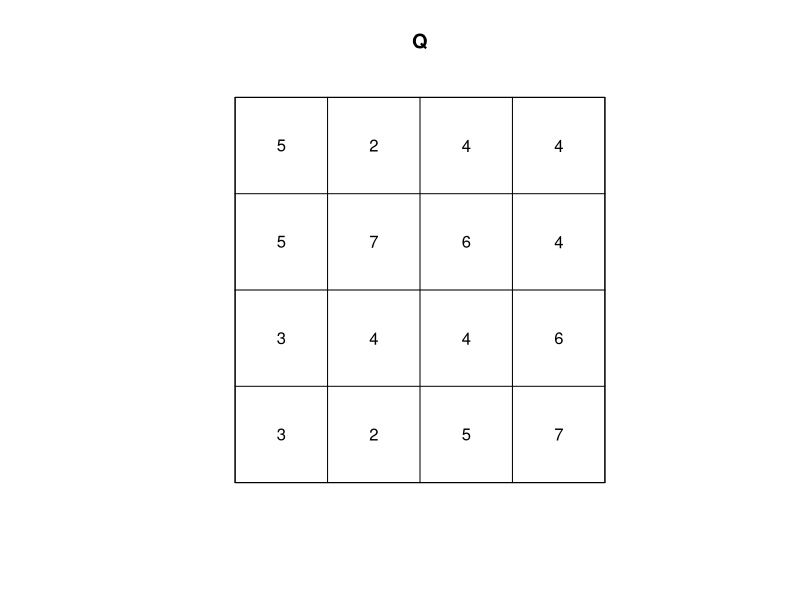
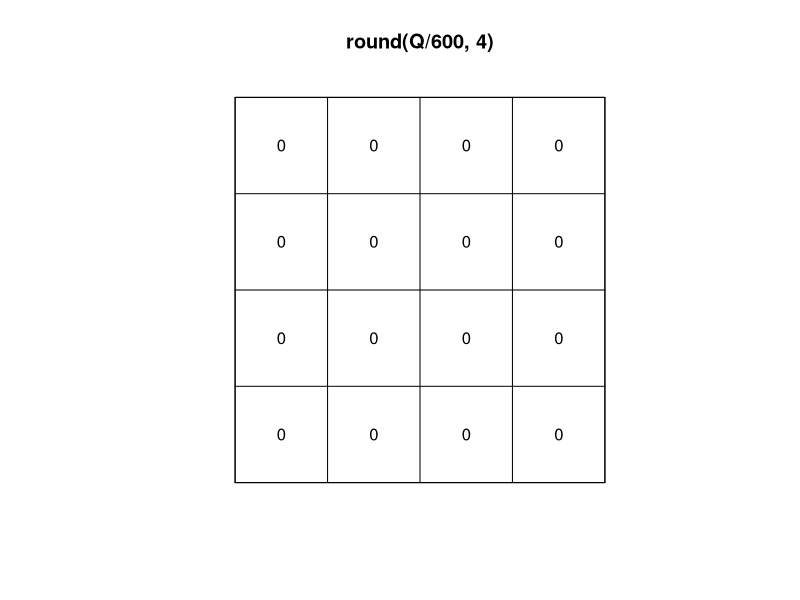
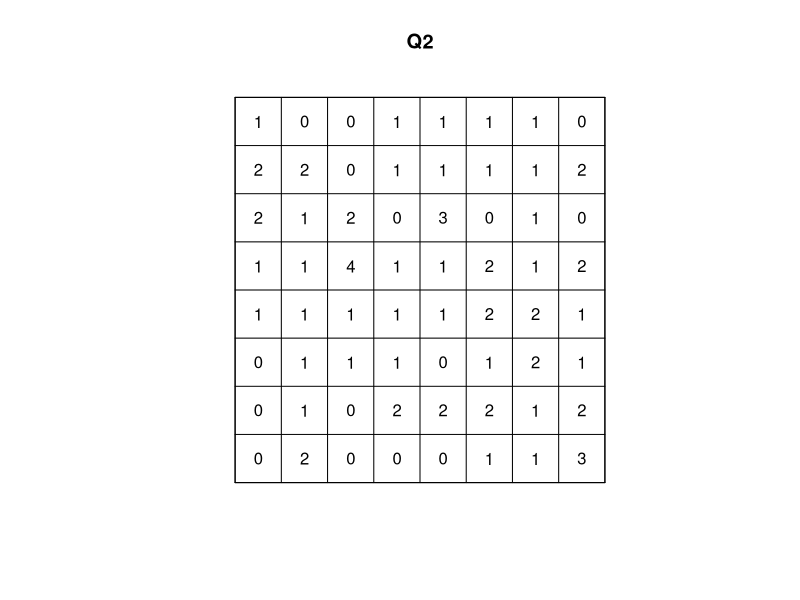
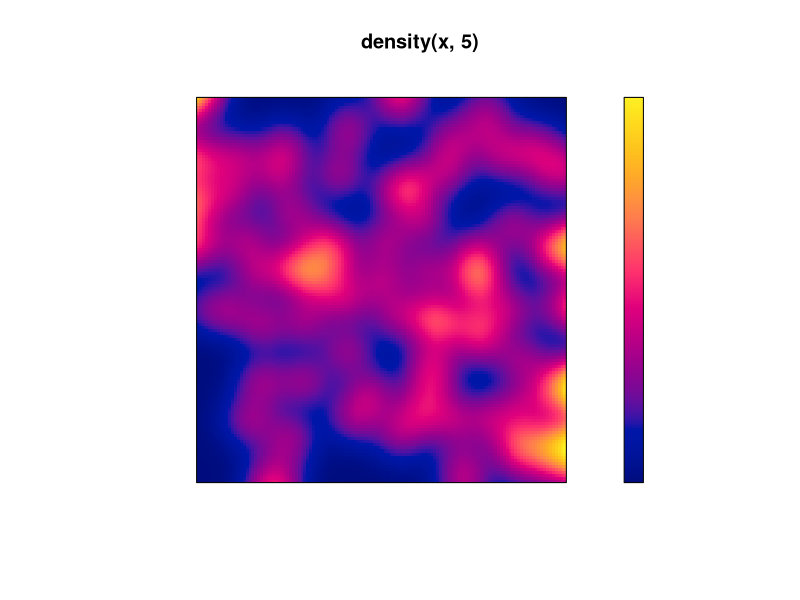
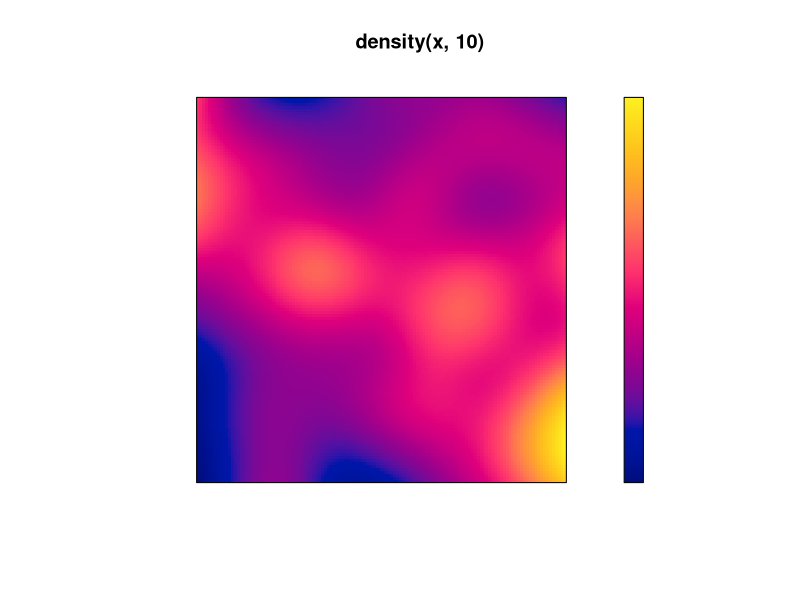
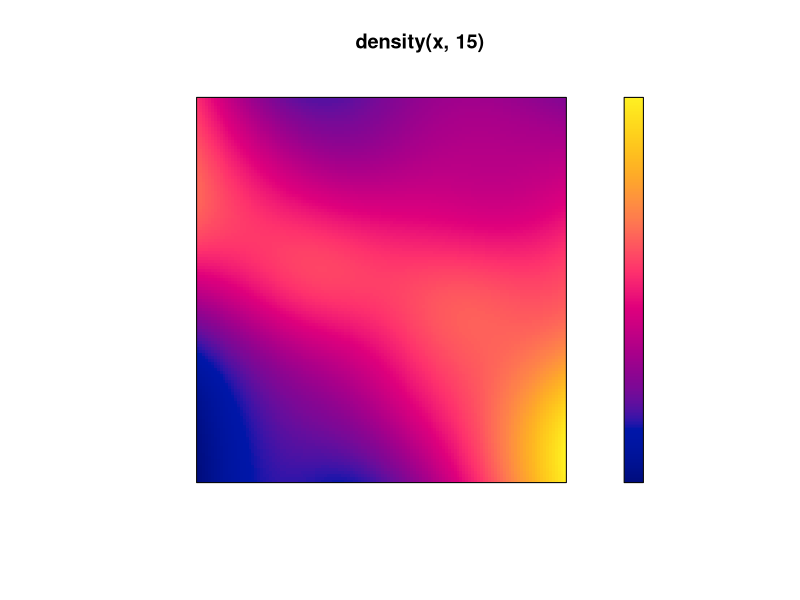
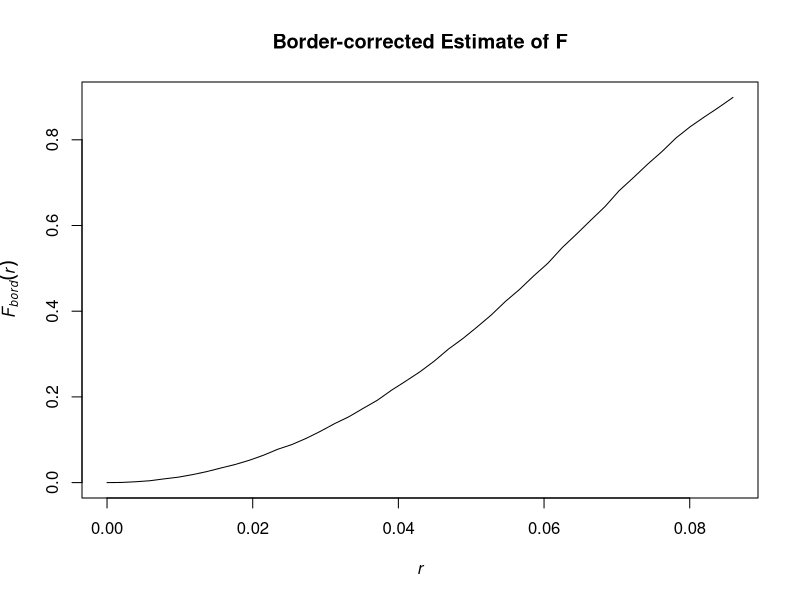
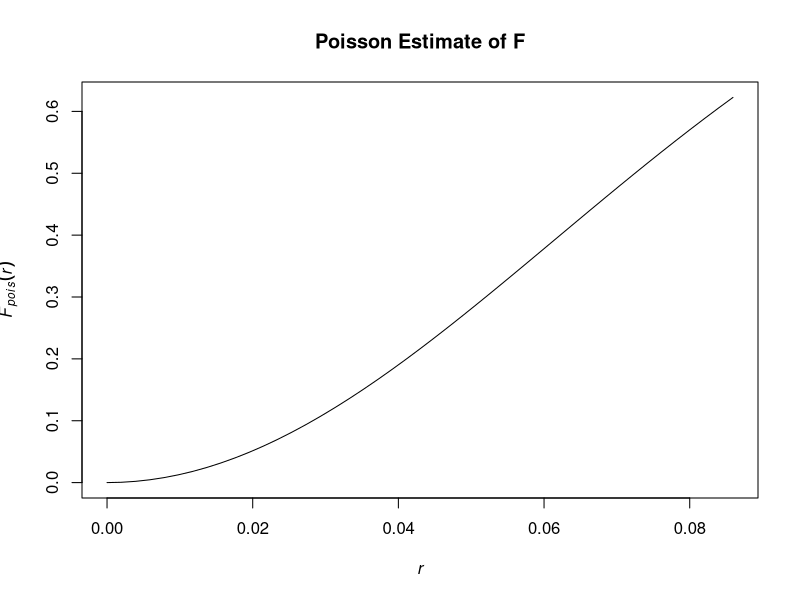

The R script that drew these images, in order: (Note: this script raises an error after producing the figures.)
## ---- chunk 1
library(spatstat)
data(swedishpines)
x<-swedishpines
Q <- quadratcount(x, nx=4,ny=4)
plot(Q)
plot(round(Q/600,4))
Q2 <- quadratcount(x, nx=8,ny=8)
plot(Q2)
## ---- chunk 2
plot(density(x,5),axes=FALSE)
plot(density(x,10),axes=FALSE)
plot(density(x,15),axes=FALSE)
## ---- chunk 3
Fc <- Fest(cells) 
Gc <- Gest(cells) 
Kc <- Kest(cells) 
Lc <- Lest(cells) 

plot(Fc,rs~r,main="Border-corrected Estimate of F")
plot(Fc,theo~r,main="Poisson Estimate of F")
plot(Fc)
plot(Gc,rs~r,main="Border-corrected Estimate of G")
plot(Gc,theo~r,main="Poisson Estimate of G")
plot(Gc)
plot(Kc,border~r,main="Border-corrected Estimate of K")
plot(Kc,theo~r,main="Poisson Estimate of K")
plot(Kc)
plot(Lc,border~r,main="Border-corrected Estimate of L")
plot(Lc,theo~r,main="Poisson Estimate of L")
plot(Lc)
## ---- chunk 4
data("swedishpines")
M <- quadrat.test(swedishpines,nx=3,ny=4)
M
plot(M) 
plot(swedishpines)
plot(M, add=T, cex=1)
## ---- chunk 5
  ## without edge correction ##
clarkevans.test(swedishpines) 

## with guard area (edge correction) ##
clip1<-owin(c(20,50),c(20,50))
clarkevans.test(swedishpines,correction="guard",clipregion=clip1) 
clip2<-owin(c(20,80),c(20,80))
clarkevans.test(swedishpines,correction="guard",clipregion=clip2) 
## ---- chunk 6
data("lansing")
plot(lansing,main="Lansing Woods")
plot(split(lansing))
plot(density(split(lansing)),ribbon=F)
plot(Kcross(lansing,"redoak","whiteoak"))
plot(Kdot(lansing,"hickory"))

data(amacrine)
plot(amacrine,main="Rabbit Amacrine Cells")
Env <- envelope(amacrine,Kcross,nsim=99,i="on",j="off")
plot(Env)
## ---- chunk 7
Input =("
Onset Lat Lon
        72	34.13583	117.9236
        59	34.17611 	118.3153
        41	33.82361 	118.1875
        72	34.19944 	118.5347
        61	34.06694 	117.7514
        32	33.92917 	118.2097
        52	34.01500 	118.0597
        47	34.06722 	118.2264
        65	34.08333 	118.1069
        75	34.38750 	118.5347
        ")

MantelData = read.table(textConnection(Input),header=TRUE)
space.dists <- dist(cbind(MantelData$Lon, MantelData$Lat))
time.dists <- dist(MantelData$Onset)
as.matrix(space.dists)
as.matrix(time.dists)

install.packages("ade4") 
library(ade4)
mantel.rtest(space.dists, time.dists, nrepet = 9999)
## ---- chunk 8
library(spatstat)

data("redwood")
x <- redwood
plot(x, main = "Strauss-Ripley Redwood Saplings Dot Map")
summary(x)

qa <- quadratcount(x, 25,25)
plot(intensity(qa, image = TRUE, main = "25x25 Quadrat Map of Redwood Saplings"))


#Viasualization of Intensity using Kernel Estimation

plot(density(x, 0.05), axes = TRUE, main = "Bandwith = 0.05")
plot(x, add = TRUE)
contour(density(x, 0.05), axes = FALSE, add = TRUE)

plot(density(x, 0.10), axes = TRUE, main = "Bandwidth = 0.10")
plot(x, add = TRUE)
contour(density(x, 0.10), axes = FALSE, add = TRUE)

#Test for CSR
#Quadrat Test

QT <- quadrat.test(x,3) #two-sided test on a 3x3 grid
QT
plot(QT, main = "Quadrat Test on a 3X3 grid")
plot(x, add = TRUE)
quadrat.test(x, 3, alternative = "clustered") #one-sided test for clustering

plot(intensity(quadratcount(x,3), image = TRUE), main = "3x3 Quadrat Map Saplings")

#Clark-Evans Test

clarkevans.test(x) #no edge correction and two-sided test
clarkevans.test(x, alternative = "clustered")
#no edge correction and one-sided test for clustering

clip<- owin(c(0.2, 0.8),c(-0.8,-0.2)) #defines the "desired interior" for edge correction
clarkevans.test(x, correction = "guard", clipregion = clip)
#with edge correction and two-sided test

clarkevans.test(x, correction = "guard", clipregion = clip, alternative = "clustered")
#with edge correction and one-sided test for clustering

#Nearest-Neighbor Distance and Simulation Envelopes
Fc <- Fest(x)
Gc <- Gest(x)
Lc <- Lest(x)
Kc <- Kest(x)

plot(Fc)
Fenv <- envelope(x, Fest, nrank = 1, nsim = 999)
plot(Fenv, main = "Simulation Envelope for F")

plot(Gc)
Genv <- envelope(x, Gest, nrank=1, nsim = 999)
plot(Genv, main = "Simulation Envelopes for G")

plot(Lc)
Lenv <- envelope(x, Lest, nsim= 999, rank = 1)
plot(Lenv, main = "Simulation Envelopes for L")

plot(Kc)
Kenv <- envelope(x, Kest, nsim = 999, rank =1)
plot(Kenv, main = "Simulation Envelopes for K")

#Model Fitting under Neyman-Scott Process

model1 <- kppm(x, trend = ~1, clusters = "Thomas", statistic = "K")
plot(model1)
summary(model1)

model1Kenv <- envelope(model1, Kest, nsim = 999, rank =1)
plot(model1Kenv)
model1Lenv <- envelope(model1, Lest, nsim = 999, rank =1)
plot(model1Lenv)

#KPPM

kppm(x,
     trend = ~1,
     clusters = c("Thomas", "MatClust","Cauchy","VarGamma","LGCP"),
     method = c("mincon", "clik2", "palm"),
     statistic = c("K","pcf"),
     )
